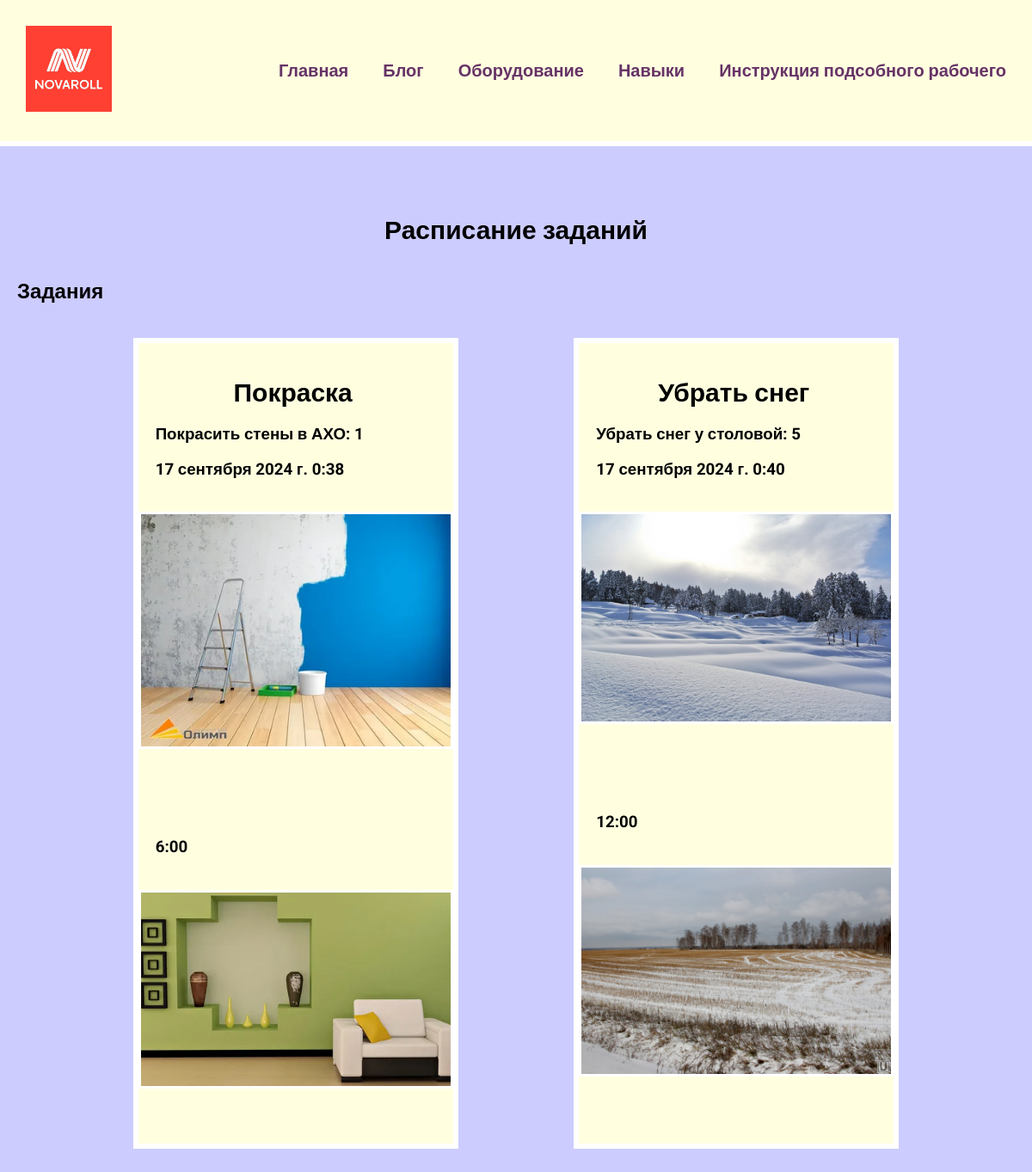
The page / on the database its author committed.
### works/models.py (models this page shows, shortened)
class Works(models.Model):
    name = models.CharField(max_length=250, verbose_name="Задвние")
    target = models.CharField(max_length=250, verbose_name="Цель задания")
    numbers_of_workers = models.IntegerField(blank=True, verbose_name="Количество человек на задание")
    start_time = models.DateTimeField(auto_now_add=True, verbose_name="Время начала работы")
    image_previous = models.ImageField(upload_to='works/previous/', blank=True, verbose_name="Фото работы")
    duration = models.TimeField(blank=True, verbose_name="Продолжительность работы")
    image_after = models.ImageField(upload_to='works/after', blank=True, verbose_name="Фото выполненной работы")

### works/views.py (the view)
# urls.py: path('', views.index, name='index'),
def index(request):
    projects = Works.objects.all()
    return render(request, 'works/index.html', {'projects': projects})

### works/templates/works/index.html
{% extends 'works/base.html' %}
    {% block content %}
    {% load static %}
        <h1>Расписание заданий</h1>
        <h2><b>Задания</b></h2>
        <div class="block">
            {% for project in projects %}
            <div class="element">
                <div class="text">
                    <h2><b>{{ project.name }}</b></h2>
                    <h3><b>{{ project.target }}:    {{  project.numbers_of_workers }}</b></h3>
                    <h3><b>{{ project.start_time }}</b></h3>
                </div>
                <div class="img"><img src="{{ project.image_previous.url }}" alt=""></div>
                <div class="text">
                    <h3><b>{{ project.duration }}</b></h3>
                </div>
                <div class="img"><img src="{{ project.image_after.url }}" alt=""></div>
            </div>
            {% endfor %}
        </div>
    {% endblock content %}

### works/static/css/style.css (style rules this page uses)
body { font-family: "Roboto", sans-serif; font-weight: 400; font-style: normal; background: #CCCCFF; padding: 0; margin: 0; }
.block { display:flex; flex-wrap: wrap; justify-content: space-evenly; margin-bottom: 60px; }
.element, .count { background: lightyellow; border: 6px solid #FFF; margin:20px 0; }
.text { width: 360px; padding: 20px; box-sizing: border-box; }
.block img { max-width: 360px; }
.content h1 { text-align: center; margin: 60px 0 40px; font-size: 30px; }
.img + h2, .text h2 { text-align: center; margin: 20px 0; font-size: 30px; }
.img { text-align:center; margin-bottom: 60px; }
.img img { border: 3px solid #FFF; }

### rows shown on the page
Works: name "Покраска", target "Покрасить стены в АХО", numbers_of_workers "1", start_time "17 сентября 2024 г. 0:38", image_previous (picture), duration "6:00", image_after (picture)
Works: name "Убрать снег", target "Убрать снег у столовой", numbers_of_workers "5", start_time "17 сентября 2024 г. 0:40", image_previous (picture), duration "12:00", image_after (picture)
